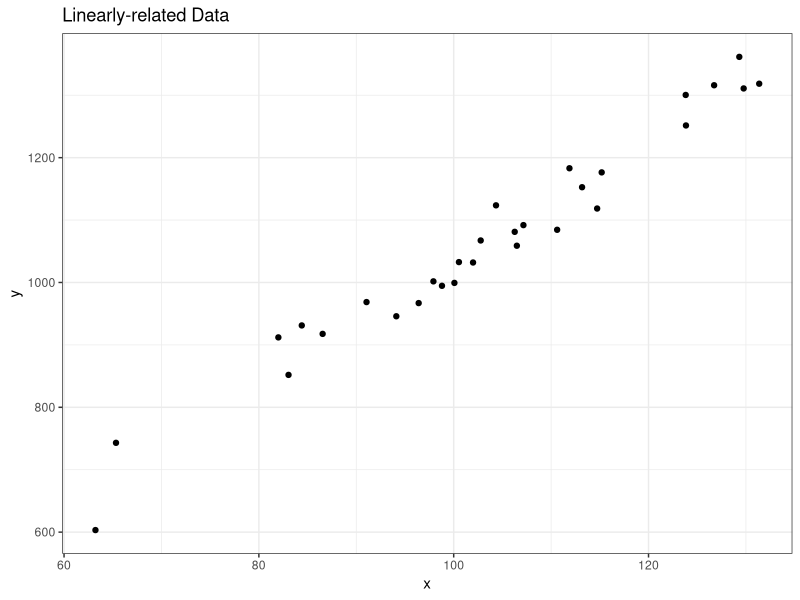
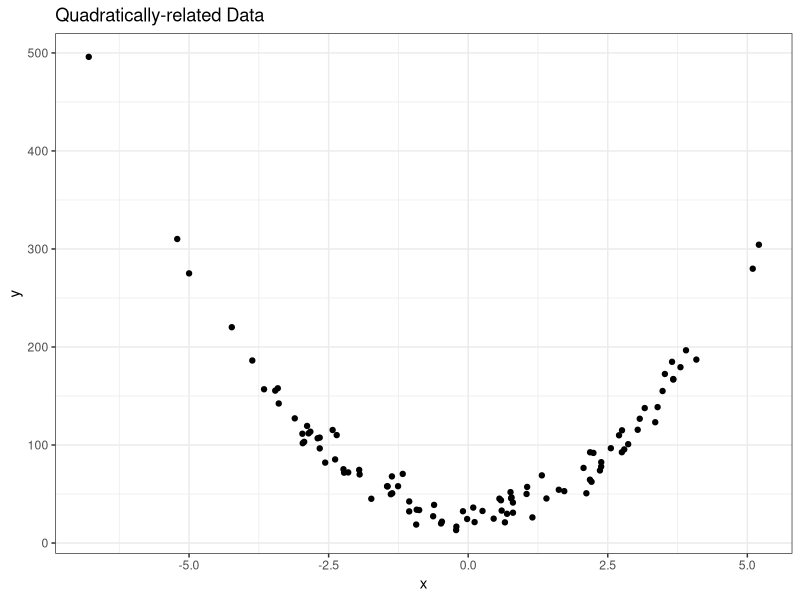
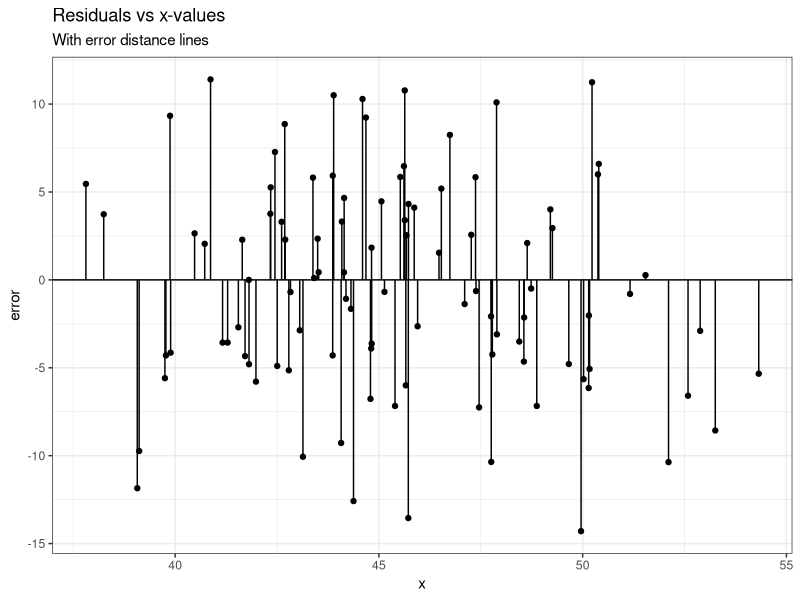
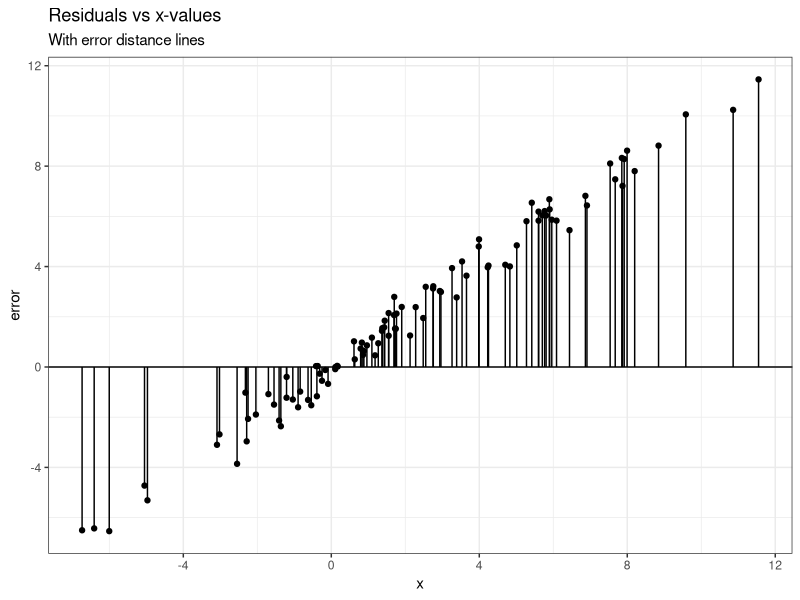
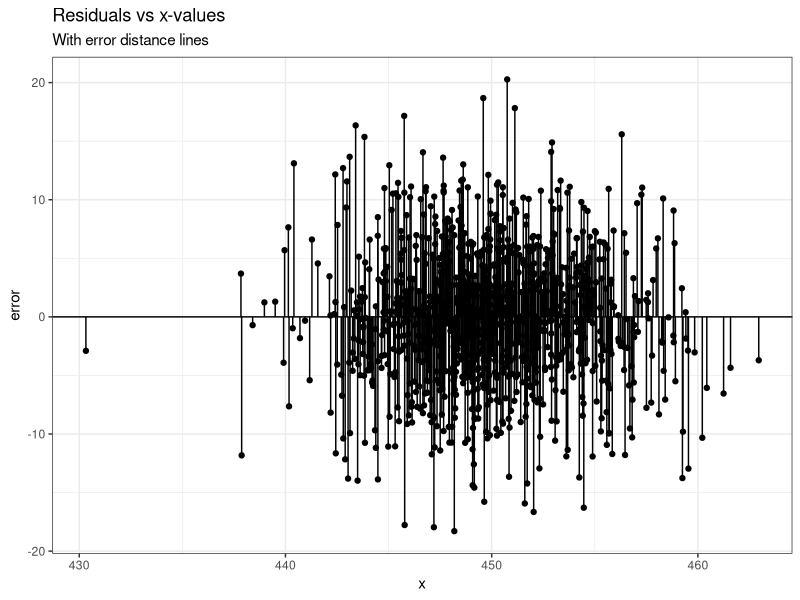
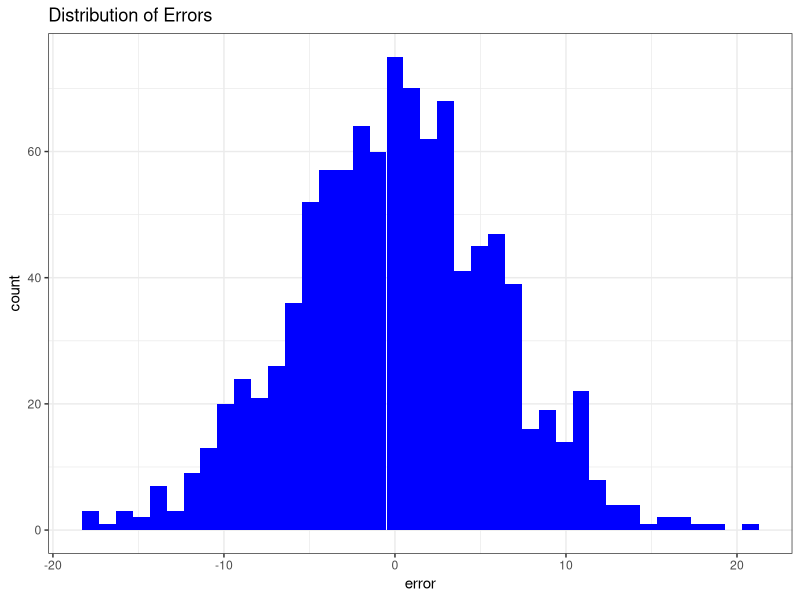
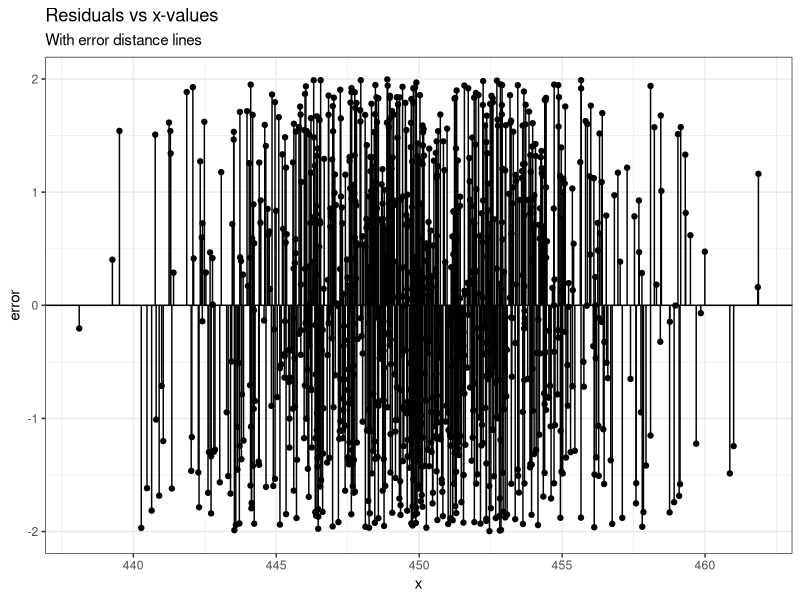
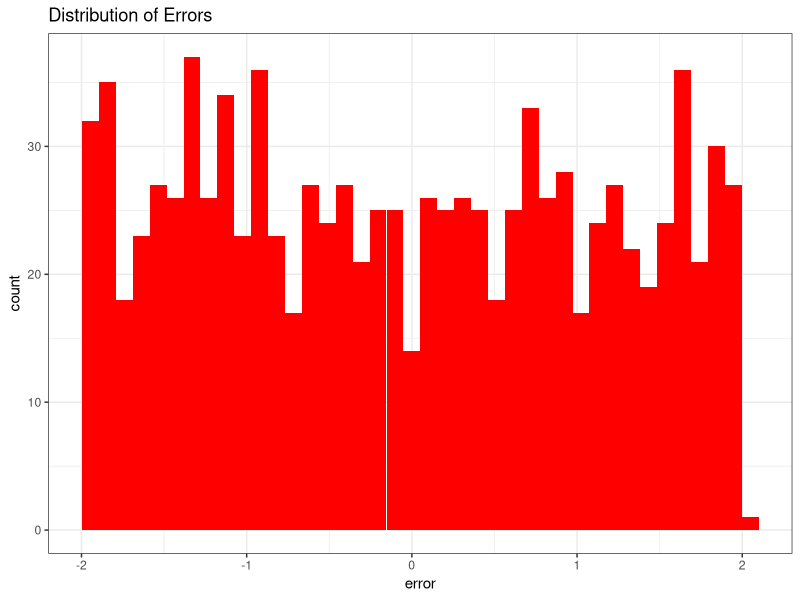

Generate these figures, in order, with R: (Note: this script raises an error after producing the figures.)
## ---- chunk 1
# label: good-example-linear-relationship

require(tidyverse)

set.seed(2)
linear_data <-
  tibble(
    x = rnorm(30, mean = 100, sd = 15)
    , y = 30 + 10*x + rnorm(30, 0, 30)
  )

linear_data %>%
  ggplot(
    aes(x = x, y = y)
  ) +
  geom_point() +
  theme_bw() +
  ggtitle('Linearly-related Data')
## ---- chunk 2
#| label: bad-example-linear-relationship
set.seed(3)
nonlinear_data <-
  tibble(
    x = rnorm(100, mean = 0, sd = 3)
    , y = 30 + 10*x^2 + rnorm(100, 0, 10)
  )

nonlinear_data %>%
  ggplot(
    aes(x = x, y = y)
  ) +
  geom_point() +
  theme_bw() +
  ggtitle('Quadratically-related Data')
## ---- chunk 3
#| label: good-example-independent-errors

set.seed(4)
independent_errors_data <-
  tibble(
    x = rnorm(100, mean = 45, sd = 4)
    , y = 5 -10*x + rnorm(100, 0, 6)
    , prediction = 5 - 10*x
    , error = y - prediction
  )

independent_errors_data %>%
  ggplot(
    aes(x = x, y = error)
  ) +
  geom_point() +
  geom_abline(slope = 0, intercept = 0) +
  geom_linerange(aes(ymin = error, ymax = 0)) +
  ggtitle("Residuals vs x-values", "With error distance lines") +
  theme_bw()
## ---- chunk 4
#| label: bad-example-independent-errors

set.seed(5)
dependent_errors_data <-
  tibble(
    x = rnorm(100, mean = 2, sd = 4)
    , y = 5 - 10*x + rnorm(100, x, .5)
    , prediction = 5 - 10*x
    , error = y - prediction
  ) 

dependent_errors_data %>%
  ggplot(
    aes(x = x, y = error)
  ) +
  geom_point() +
  geom_abline(slope = 0, intercept = 0) +
  geom_linerange(aes(ymin = error, ymax = 0)) +
  ggtitle("Residuals vs x-values", "With error distance lines") +
  theme_bw()
## ---- chunk 5
#| label: good-example-normal-errors
#| layout-ncol: 2
set.seed(6)
normal_errors_data <-
  tibble(
    x = rnorm(1000, mean = 450, sd = 4)
    , y = 50 + 45*x + rnorm(1000, 0, 6)
    , prediction = 50 + 45*x
    , error = y - prediction
  )

normal_errors_data %>%
  ggplot(
    aes(x = x, y = error)
  ) +
  geom_point() +
  geom_abline(slope = 0, intercept = 0) +
  geom_linerange(aes(ymin = error, ymax = 0)) +
  ggtitle("Residuals vs x-values", "With error distance lines") +
  theme_bw()

normal_errors_data %>%
  ggplot(
    aes(x = error)
  ) +
  geom_histogram(bins = 40, fill = 'blue') +
  ggtitle("Distribution of Errors") +
  theme_bw()
## ---- chunk 6
#| label: bad-example-normal-errors
#| layout-ncol: 2
set.seed(7)
nonnormal_errors_data <-
  tibble(
    x = rnorm(1000, mean = 450, sd = 4)
    , y = 50 + 45*x + runif(1000, min = -2, max = 2)
    , prediction = 50 + 45*x
    , error = y - prediction
  )

nonnormal_errors_data %>%
  ggplot(
    aes(x = x, y = error)
  ) +
  geom_point() +
  geom_abline(slope = 0, intercept = 0) +
  geom_linerange(aes(ymin = error, ymax = 0)) +
  ggtitle("Residuals vs x-values", "With error distance lines") +
  theme_bw()

nonnormal_errors_data %>%
  ggplot(
    aes(x = error)
  ) +
  geom_histogram(bins = 40, fill = 'red') +
  ggtitle("Distribution of Errors") +
  theme_bw()
## ---- chunk 7
#| label: good-example-equal-errors
set.seed(8)
equal_errors_data <-
  tibble(
    x = rnorm(200, mean = -350, sd = 4)
    , y = 50 + 45*x + rnorm(200, 0, 6)
    , prediction = 50 + 45*x
    , error = y - prediction
  )

equal_errors_data <-
  equal_errors_data %>%
  mutate(
    quartile = ntile(x, n = 4)
  )

equal_errors_data %>%
  ggplot(
    aes(x = x, y = error)
  ) +
  geom_point() +
  geom_abline(slope = 0, intercept = 0) +
  geom_linerange(aes(ymin = error, ymax = 0)) +
  ggtitle("Residuals vs x-values", "With error distance lines") +
  theme_bw()

equal_errors_data %>%
  ggplot(
    aes(x = quartile, y = error, group = quartile)
  ) +
  geom_boxplot() +
  ggtitle("Distribution of Errors", "Homogeneous Errors") +
  theme_bw()
## ---- chunk 8
#| label: bad-example-equal-errors
set.seed(9)
nonequal_errors_data <-
  tibble(
    x = rnorm(200, mean = -350, sd = 4)
    , y = 50 + 45*x + rnorm(200, (x + 350)^2, 1)
    , prediction = 50 + 45*x
    , error = y - prediction
  )

nonequal_errors_data <-
  nonequal_errors_data %>%
  mutate(
    quartile = ntile(x, n = 4)
  )

nonequal_errors_data %>%
  ggplot(
    aes(x = quartile, y = error, group = quartile)
  ) +
  geom_boxplot() +
  ggtitle("Distribution of Errors", "Heterogenous Errors") +
  theme_bw()
## ---- chunk 9
#| layout-ncol: 2
#| layout-nrow: 2
#| echo: true

plot(lm_height_weight)
## ---- chunk 10
#| layout-ncol: 2
#| layout-nrow: 2
nonequal_errors_lm <-
  lm(y ~ x, data = nonequal_errors_data)

plot(nonequal_errors_lm)
